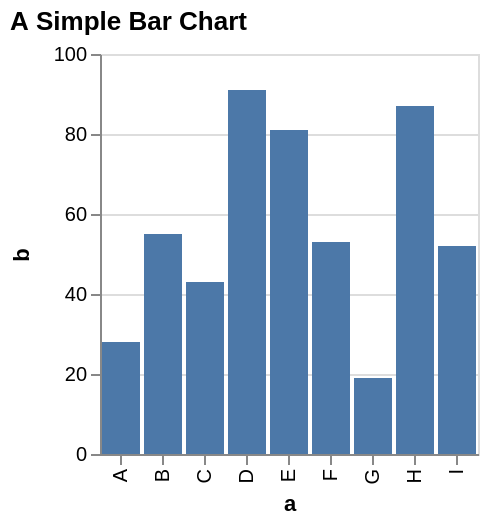

Vega-Lite specification for this chart:
### Vega specification from a JSON file in a GitHub repository (floating-point values rounded to 4 significant figures)
{"$schema": "https://vega.github.io/schema/vega/v3.0.json", "description": "A simple bar chart with embedded data.", "autosize": "pad", "padding": 5, "title": {"text": "A Simple Bar Chart", "anchor": "start"}, "style": "cell", "data": [{"name": "source_0", "values": [{"a": "A", "b": 28}, {"a": "B", "b": 55}, {"a": "C", "b": 43}, {"a": "D", "b": 91}, {"a": "E", "b": 81}, {"a": "F", "b": 53}, {"a": "G", "b": 19}, {"a": "H", "b": 87}, {"a": "I", "b": 52}]}, {"name": "data_0", "source": "source_0", "transform": [{"type": "formula", "expr": "toNumber(datum[\"b\"])", "as": "b"}, {"type": "filter", "expr": "datum[\"b\"] !== null && !isNaN(datum[\"b\"])"}]}], "signals": [{"name": "x_step", "value": 21}, {"name": "width", "update": "bandspace(domain('x').length, 0.1, 0.05) * x_step"}, {"name": "height", "update": "200"}], "marks": [{"name": "marks", "type": "rect", "style": ["bar"], "from": {"data": "data_0"}, "encode": {"update": {"x": {"scale": "x", "field": "a"}, "width": {"scale": "x", "band": true}, "y": {"scale": "y", "field": "b"}, "y2": {"scale": "y", "value": 0}, "fill": {"value": "#4c78a8"}}}}], "scales": [{"name": "x", "type": "band", "domain": {"data": "data_0", "field": "a", "sort": true}, "range": {"step": {"signal": "x_step"}}, "round": true, "paddingInner": 0.1, "paddingOuter": 0.05}, {"name": "y", "type": "linear", "domain": {"data": "data_0", "field": "b"}, "range": [{"signal": "height"}, 0], "round": true, "nice": true, "zero": true}], "axes": [{"scale": "x", "labelOverlap": true, "orient": "bottom", "title": "a", "zindex": 1, "encode": {"labels": {"update": {"angle": {"value": 270}, "align": {"value": "right"}, "baseline": {"value": "middle"}}}}}, {"scale": "y", "labelOverlap": true, "orient": "left", "tickCount": {"signal": "ceil(height/40)"}, "title": "b", "zindex": 1}, {"scale": "y", "domain": false, "grid": true, "labels": false, "maxExtent": 0, "minExtent": 0, "orient": "left", "tickCount": {"signal": "ceil(height/40)"}, "ticks": false, "zindex": 0, "gridScale": "x"}], "config": {"axis": {"domainColor": "#888", "tickColor": "#888"}, "axisY": {"minExtent": 30}}}
